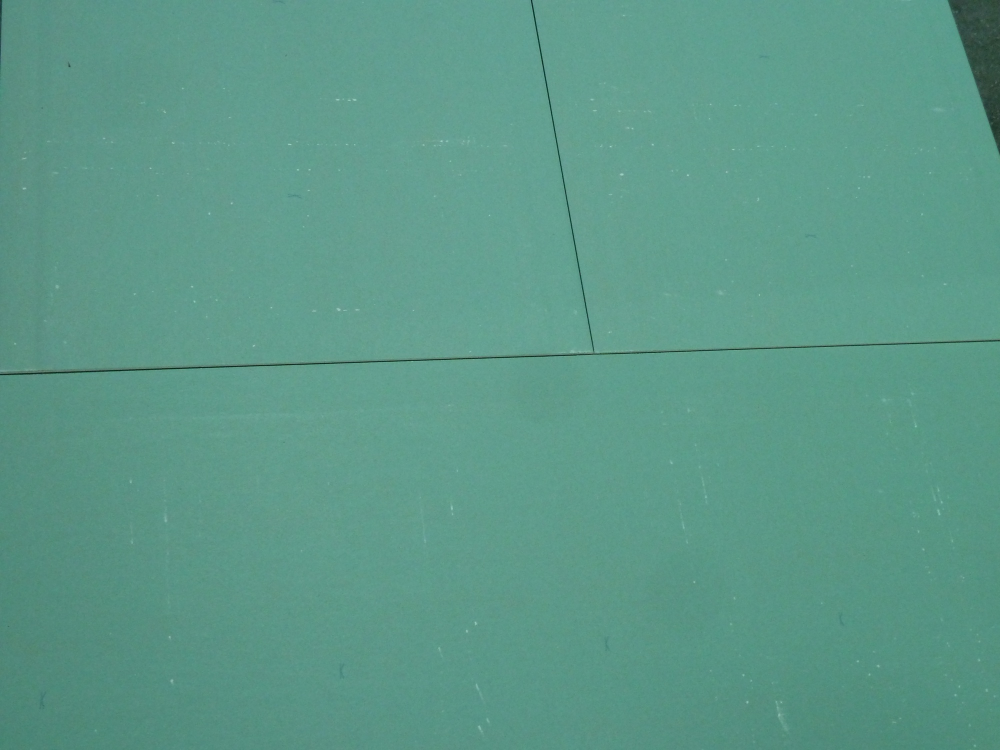
#> input picture input/2000x1500_16_resized.jpg, 2000 x 1500 px (shown at 1/2 size)
$ python -i utils.py   (imports and definitions only)
#> lines starting #> are read from the running program, lines starting #| are printed output that depends on the picture; after the words box and inside, x2 and y2 are one past the last pixel; in counts of white or black regions, pixels touching at a corner belong together
#> further down, picture is the input picture: shape (1500, 2000, 3); mean B, G, R 136.5, 152.6, 92.4
import numpy as np
import cv2
from matplotlib import pyplot as plt


def load_image(path, size=None):
    img = cv2.imread(path, cv2.COLOR_BGR2GRAY)
    if size:
        img = cv2.resize(img, size)
    return img


def canny_edge_detection(img):
    return cv2.Canny(img, 45, 200)
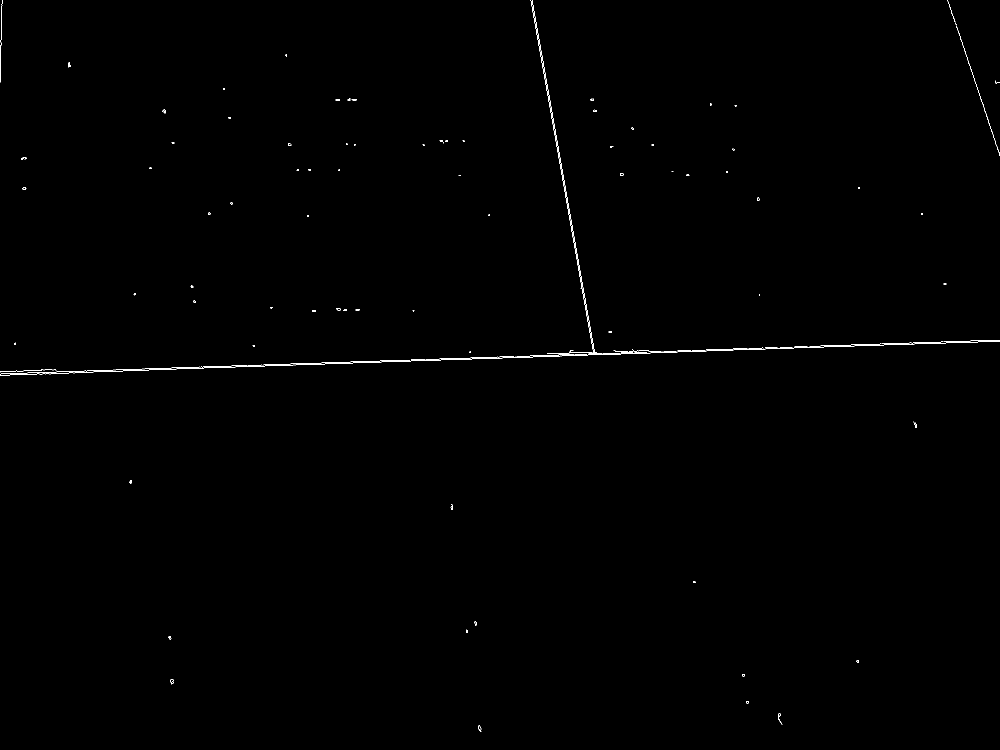
#> returned value: shape (1500, 2000) (shown at 1/2 size); 0.24% white in thin lines or dots


def find_contours(closing, min_contour_area=None):
    contours = cv2.findContours(closing, cv2.RETR_TREE, cv2.CHAIN_APPROX_SIMPLE)[0]
    if min_contour_area is None:
        return contours
    else:
        return [contour for contour in contours if cv2.contourArea(contour) > min_contour_area]


def morf_closing(edges):
    kernel = np.ones((10, 10), np.uint8)
    closing = cv2.morphologyEx(edges, cv2.MORPH_CLOSE, kernel)
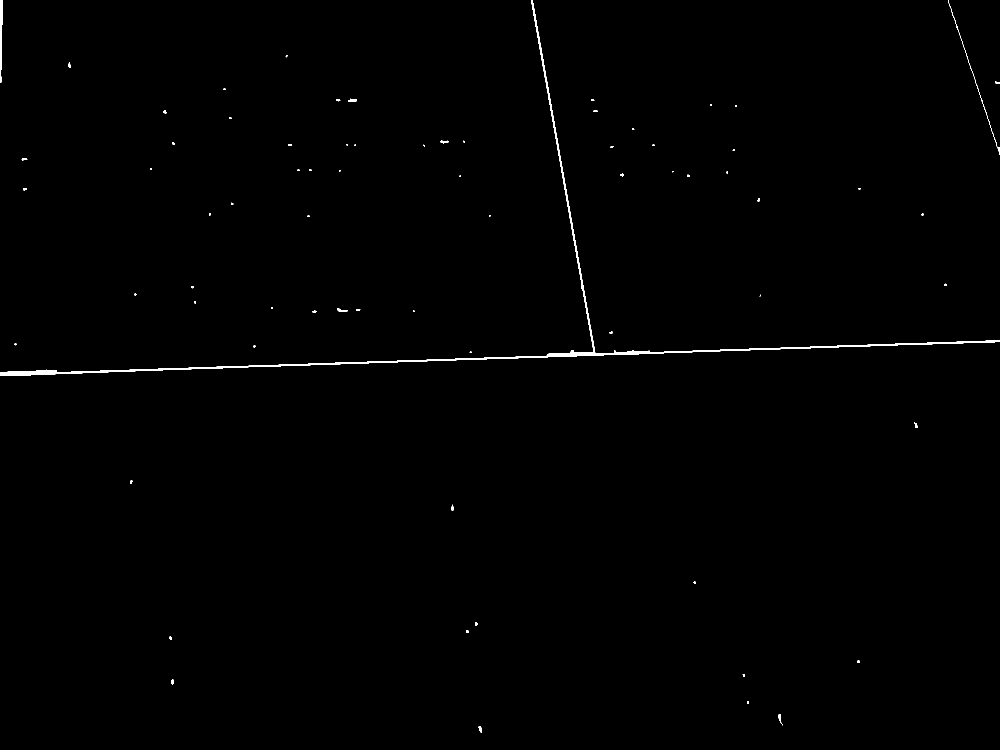
#> closing: shape (1500, 2000) (shown at 1/2 size); 0.42% white; 71 white regions (38 under 20 px)
    return closing


def draw_contours(img, contours, empty_img=False):
    if empty_img:
        img = np.zeros(img.shape, dtype='uint8')
    cv2.drawContours(img, contours=contours, contourIdx=-1, color=(255, 255, 255), thickness=8)
    return img


def show_image(img):
    cv2.imshow('im', img)
    cv2.waitKey()
    cv2.destroyAllWindows()


def write_image(img, path):
    cv2.imwrite(path, img)


def create_featured_image(closing, original_img=None):
    # Create feature detecting method
    # sift = cv2.xfeatures2d.SIFT_create()
    # surf = cv2.xfeatures2d.SURF_create()
    orb = cv2.ORB_create(nfeatures=50)

    # Make featured Image
    keypoints, descriptors = orb.detectAndCompute(closing, None)
    featuredImg = cv2.drawKeypoints(closing, keypoints, None)

    # Create an output image
    cv2.imwrite('output/CrackDetected-7.jpg', featuredImg)

    if original_img.any():
        plot_featured_image(featuredImg, original_img)


def plot_featured_image(featuredImg, original_img):
    plt.subplot(121), plt.imshow(original_img)
    plt.title('Original'), plt.xticks([]), plt.yticks([])
    plt.subplot(122), plt.imshow(featuredImg, cmap='gray')
    plt.title('Output Image'), plt.xticks([]), plt.yticks([])
    plt.show()


def has_cracks(img):
    edges = canny_edge_detection(img)
    closing = morf_closing(edges)
    contours = find_contours(closing, min_contour_area=100)
#> in find_contours, `contours = cv2.findContours(closing, cv2.RETR_TREE, cv2.CHAIN_APPROX_S..`: contours = 71 contours, 53 with area under 20; largest, box (x1, y1, x2, y2) and area: (0, 0, 2000, 752) 7392, (0, 0, 6, 166) 470, (1896, 0, 2000, 310) 74, (674, 617, 695, 623) 54, (696, 197, 714, 203) 49
#> contours = 2 contours; box (x1, y1, x2, y2) and area: (0, 0, 2000, 752) 7392, (0, 0, 6, 166) 470
    if contours:
        return True
    else:
        return False

>>> import cv2
>>> picture = cv2.imread('input/2000x1500_16_resized.jpg')
>>> result = has_cracks(picture)
#> result = True
